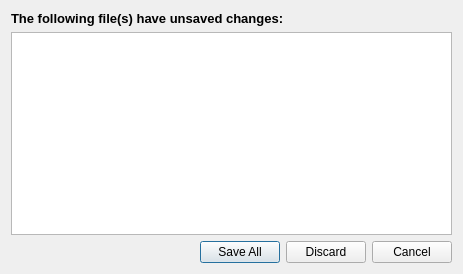
<?xml version="1.0" encoding="UTF-8"?>
<ui version="4.0">
 <class>MaybeSaveDialog</class>
 <widget class="QDialog" name="MaybeSaveDialog">
  <property name="geometry">
   <rect>
    <x>0</x>
    <y>0</y>
    <width>463</width>
    <height>274</height>
   </rect>
  </property>
  <property name="windowTitle">
   <string>Dialog</string>
  </property>
  <layout class="QVBoxLayout" name="verticalLayout_2">
   <item>
    <layout class="QVBoxLayout" name="verticalLayout">
     <item>
      <widget class="QLabel" name="label">
       <property name="text">
        <string>&lt;!DOCTYPE HTML PUBLIC &quot;-//W3C//DTD HTML 4.0//EN&quot; &quot;http://www.w3.org/TR/REC-html40/strict.dtd&quot;&gt;
&lt;html&gt;&lt;head&gt;&lt;meta name=&quot;qrichtext&quot; content=&quot;1&quot; /&gt;&lt;style type=&quot;text/css&quot;&gt;
p, li { white-space: pre-wrap; }
&lt;/style&gt;&lt;/head&gt;&lt;body style=&quot; font-family:'DejaVu Sans'; font-size:10pt; font-weight:400; font-style:normal;&quot;&gt;
&lt;p style=&quot; margin-top:0px; margin-bottom:0px; margin-left:0px; margin-right:0px; -qt-block-indent:0; text-indent:0px;&quot;&gt;&lt;span style=&quot; font-weight:600;&quot;&gt;The following file(s) have unsaved changes:&lt;/span&gt;&lt;/p&gt;&lt;/body&gt;&lt;/html&gt;</string>
       </property>
      </widget>
     </item>
     <item>
      <widget class="QTreeWidget" name="m_treeWidget">
       <property name="editTriggers">
        <set>QAbstractItemView::NoEditTriggers</set>
       </property>
       <property name="alternatingRowColors">
        <bool>true</bool>
       </property>
       <attribute name="headerVisible">
        <bool>false</bool>
       </attribute>
       <column>
        <property name="text">
         <string>1</string>
        </property>
       </column>
       <column>
        <property name="text">
         <string>2</string>
        </property>
       </column>
      </widget>
     </item>
     <item>
      <widget class="QDialogButtonBox" name="buttonBox">
       <property name="orientation">
        <enum>Qt::Horizontal</enum>
       </property>
       <property name="standardButtons">
        <set>QDialogButtonBox::Cancel|QDialogButtonBox::Discard|QDialogButtonBox::SaveAll</set>
       </property>
       <property name="centerButtons">
        <bool>false</bool>
       </property>
      </widget>
     </item>
    </layout>
   </item>
  </layout>
 </widget>
 <resources/>
 <connections>
  <connection>
   <sender>buttonBox</sender>
   <signal>accepted()</signal>
   <receiver>MaybeSaveDialog</receiver>
   <slot>accept()</slot>
   <hints>
    <hint type="sourcelabel">
     <x>248</x>
     <y>254</y>
    </hint>
    <hint type="destinationlabel">
     <x>157</x>
     <y>274</y>
    </hint>
   </hints>
  </connection>
  <connection>
   <sender>buttonBox</sender>
   <signal>rejected()</signal>
   <receiver>MaybeSaveDialog</receiver>
   <slot>reject()</slot>
   <hints>
    <hint type="sourcelabel">
     <x>316</x>
     <y>260</y>
    </hint>
    <hint type="destinationlabel">
     <x>286</x>
     <y>274</y>
    </hint>
   </hints>
  </connection>
 </connections>
</ui>
